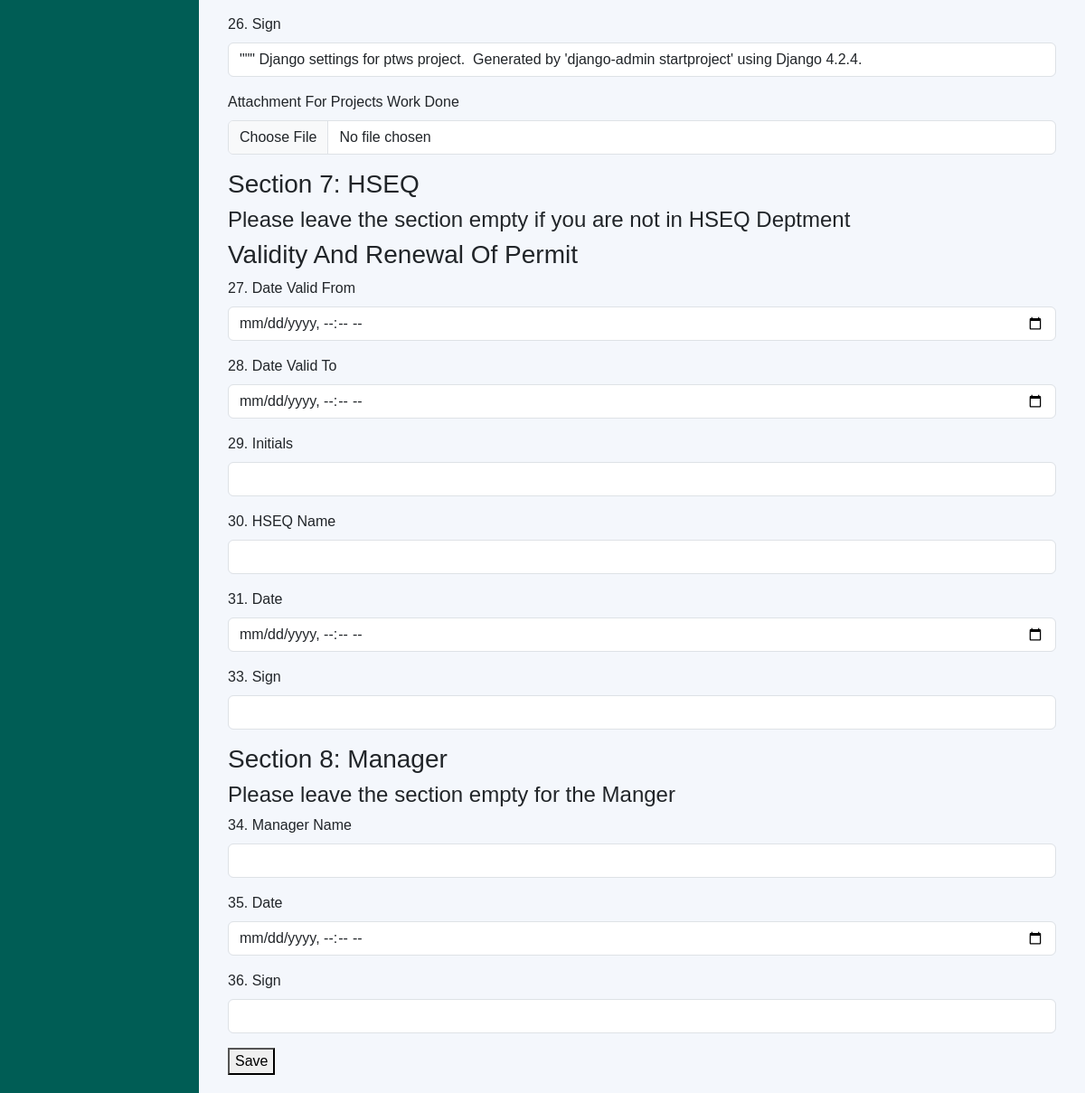
The page /edit_form/46/ (signed in, lower part) on the database as committed earlier.
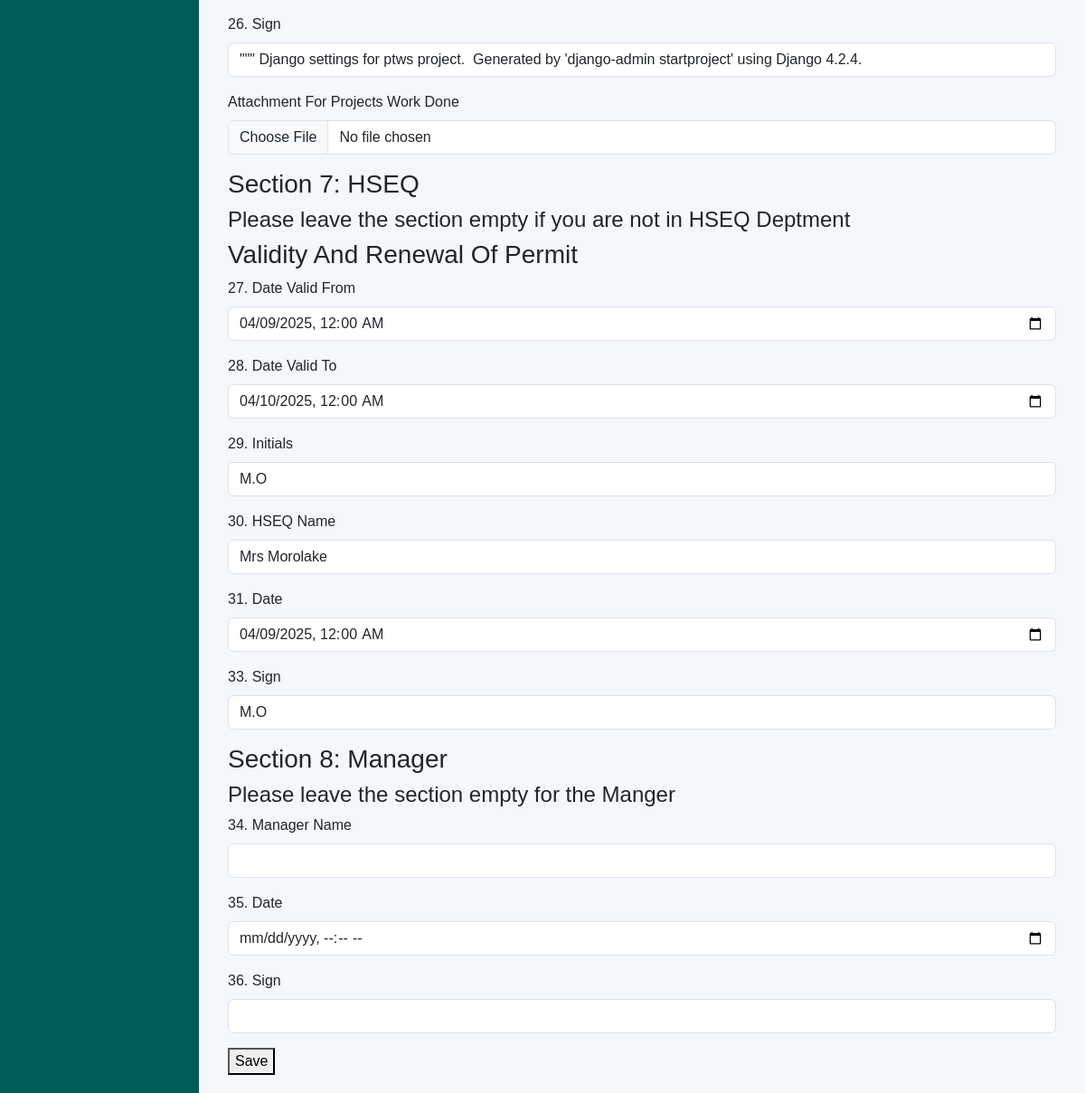
The same page on the database as committed later.
### app/models.py (models this page shows, shortened)
class PTWForm(models.Model):
    user = models.ForeignKey(User, null=True, on_delete=models.CASCADE)
    date_submitted = models.DateTimeField(auto_now_add=True, null=True)
    location = models.CharField(max_length=255, choices=[
        ('HQ_Lekki', 'HQ_Lekki'),
        ('CGS_Ikorodu', 'CGS_Ikorodu'),
        ('LNG_PH', 'LNG_PH'),
        ('LFZ_Ibeju', 'LFZ_Ibeju'),
    ], blank=True, null=True)
    work_description = models.TextField(null=True)
    equipment_tools_materials = models.TextField(null=True)
    risk_assessment_done = models.CharField(max_length=3, choices=[('yes', 'Yes'), ('no', 'No')], null=True)
    attachment = models.FileField(upload_to='attachments/', null=True, blank=True)
    project_attachment = models.FileField(upload_to='attachments/', null=True, blank=True)
    start_datetime = models.DateTimeField(null=True)
    duration = models.CharField(max_length=255, null=True)
    days = models.IntegerField(null=True)
    workers_count = models.IntegerField(null=True)
    department = models.CharField(max_length=255, null=True)
    contractor = models.CharField(max_length=255, null=True)
    contractor_supervisor = models.CharField(max_length=255, null=True)
    work_place = models.ManyToManyField(SafetyPrecaution, blank=True)
    work_location_isolation = models.ManyToManyField(WorkLocationIsolation, blank=True)
    personal_safety = models.ManyToManyField(PersonalSafety, blank=True)
    additional_precautions = models.TextField(blank=True)
    supervisor_name = models.CharField(max_length=255, null=True)
    applicant_name = models.CharField(max_length=255, null=True)
    applicant_date = models.DateField(null=True)
    applicant_sign = models.CharField(max_length=255, null=True)
    facility_manager_name = models.CharField(max_length=255, null=True)
    facility_manager_date = models.DateField(null=True)
    facility_manager_sign = models.CharField(max_length=255, null=True)
    certificates_required = models.CharField(max_length=255, choices=[
        ('CERTIFICATE_FOR_EXCAVATION_WORK', 'CERTIFICATE_FOR_EXCAVATION_WORK'),
        ('CERTIFICATE_FOR_HOT_WORK', 'CERTIFICATE_FOR_HOT_WORK'),
        ('CERTIFICATE_FOR_ELECTRICAL_WORK', 'CERTIFICATE_FOR_ELECTRICAL_WORK'),
        ('GAS_TEST_FORM', 'GAS_TEST_FORM'),
        ('CERTIFICATE_FOR_CONFINED_SPACES', 'CERTIFICATE_FOR_CONFINED_SPACES'),
        ('NOT_APPLICABLE', 'NOT_APPLICABLE'),
    ], blank=True, null=True)
    valid_from = models.DateField(null=True)
    valid_to = models.DateField(null=True)
    initials = models.CharField(max_length=100, null=True)
    contractor_name = models.CharField(max_length=255, null=True)
    contractor_date = models.DateField(null=True)
    contractor_sign = models.CharField(max_length=255, null=True)
    hseq_name = models.CharField(max_length=255, null=True)
    hseq_date = models.DateField(null=True)
    hseq_sign = models.CharField(max_length=255, null=True)
    manager_name = models.CharField(max_length=255, null=True)
    manager_date = models.DateField(null=True)
    manager_sign = models.CharField(max_length=255, null=True)
    status = models.CharField(
        max_length=20,
        choices=[
            ('awaiting_supervisor', 'Awaiting Supervisor Approval'),
            ('supervisor_signed', 'Supervisor Signed'),
            ('awaiting_manager', 'Awaiting Manager Approval'),
            ('manager_signed', 'Manager Signed'),
            ('approved', 'Approved'),
            ('disapproved', 'Disapproved'),
        ],
        default='awaiting_supervisor',
    )

### app/decorators.py (the view)
		def wrapper_func(request, *args, **kwargs):
			group = None
			if request.user.groups.exists():
				group = request.user.groups.all()[0].name
			if group in allowed_roles:
				return view_func(request, *args, **kwargs)
			else:
				return HttpResponse('''
                    <h1>You are not authorized to view this page</h1>
                    <button onclick="window.history.back();">Go Back</button>
                ''')

### app/models.py (called while the page is built)
    def __str__(self):
        return f"{self.name}"

    def __str__(self):
        return self.name

    def __str__(self):
        return self.name

### app/templates/edit_form.html (shortened to what this page needs)
{% extends 'base.html' %}
{% block content %}
<div class="container-fluid">
    <form method="post" enctype="multipart/form-data">
         <div class="mb-3">
             <label for="contractorSign" class="form-label">26. Sign</label>
             {{ form.contractor_sign }}
         </div>
         <div class="mb-3">
            <label for="{{ form.project_attachment.id_for_label }}" class="form-label">Attachment For Projects Work Done </label>
            {{ form.project_attachment }}
        </div>
         <h3>Section 7: HSEQ</h3>
         <h4>Please leave the section empty if you are not in HSEQ Deptment</h4>
            <h3>Validity And Renewal Of Permit</h3>
            <div class="mb-3">
                <label for="validFrom" class="form-label">27. Date Valid From</label>
                {{ form.valid_from }}
            </div>
            <div class="mb-3">
                <label for="validTo" class="form-label">28. Date Valid To</label>
                {{ form.valid_to }}
            </div>
            <div class="mb-3">
                <label for="initials" class="form-label">29. Initials</label>
                {{ form.initials }}
            </div>
         <div class="mb-3">
             <label for="hseqName" class="form-label">30. HSEQ Name</label>
             {{ form.hseq_name }}
         </div>
         <div class="mb-3">
             <label for="hseqDate" class="form-label">31. Date</label>
             {{ form.hseq_date }}
         </div>
         <div class="mb-3">
             <label for="hseqSign" class="form-label">33. Sign</label>
             {{ form.hseq_sign }}
         </div>
         <h3>Section 8: Manager</h3>
         <h4>Please leave the section empty for the Manger</h4>
         <div class="mb-3">
             <label for="hseqName" class="form-label">34. Manager Name</label>
             {{ form.manager_name }}
         </div>
         <div class="mb-3">
             <label for="hseqDate" class="form-label">35. Date</label>
             {{ form.manager_date }}
         </div>
         <div class="mb-3">
             <label for="hseqSign" class="form-label">36. Sign</label>
             {{ form.manager_sign }}
         </div>
        <button type="submit">Save</button>
    </form>
    </div>
{% endblock %}

Rows that differ between the two databases and show on the page:
changed PTWForm: valid_from (not shown) → "04/09/2025 00:00"; valid_to (not shown) → "04/10/2025 00:00"; initials (not shown) → "M.O"; hseq_name (not shown) → "Mrs Morolake"; hseq_date (not shown) → "04/09/2025 00:00"; hseq_sign (not shown) → "M.O"
